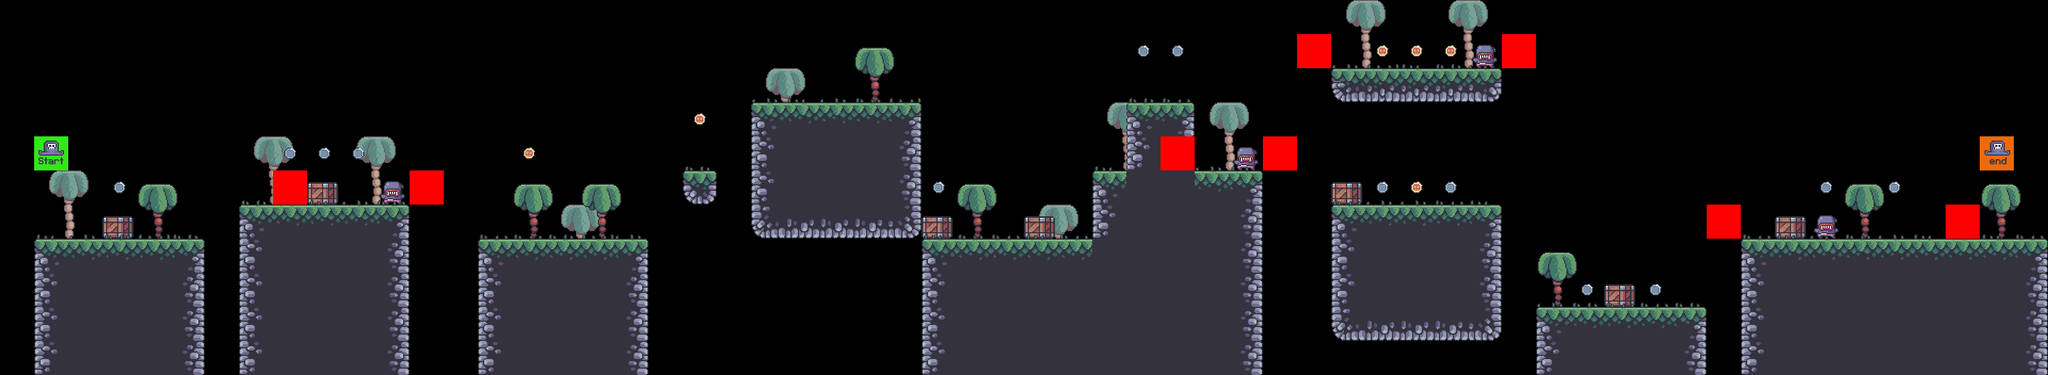

This game map was drawn from its Tiled (.tmx) file and the tilesets committed beside it. A one-line description and the trimmed map source follow:
An orthogonal 60x11 tile map with 64x64 px tiles, 9 tile layers (bg_palms, terrain, crates, grass, ...), 7 tilesets.

<map version="1.10" tiledversion="1.10.0" orientation="orthogonal" renderorder="right-down" width="60" height="11" tilewidth="64" tileheight="64" infinite="0" nextlayerid="10" nextobjectid="1">
 <tileset firstgid="1" source="../tilesets/terrain_tiles.tsx" />
 <tileset firstgid="17" source="../tilesets/coin_tiles.tsx" />
 <tileset firstgid="19" source="../tilesets/grass.tsx" />
 <tileset firstgid="24" source="../tilesets/palms.tsx" />
 <tileset firstgid="27" source="../tilesets/crates.tsx" />
 <tileset firstgid="28" source="../tilesets/setup_tiles.tsx" />
 <tileset firstgid="30" source="../tilesets/enemies_tiles.tsx" />
 <layer id="5" name="bg_palms" width="60" height="11">
  <data>[660 cells, 10 non-empty, 1 distinct tile ids]</data>
 </layer>
 <layer id="1" name="terrain" width="60" height="11">
  <data>[660 cells, 211 non-empty, 13 distinct tile ids]</data>
 </layer>
 <layer id="6" name="crates" width="60" height="11">
  <data>[660 cells, 7 non-empty, 1 distinct tile ids]</data>
 </layer>
 <layer id="3" name="grass" width="60" height="11">
  <data>[660 cells, 55 non-empty, 5 distinct tile ids]</data>
 </layer>
 <layer id="9" name="constraints" width="60" height="11">
  <data>[660 cells, 8 non-empty, 1 distinct tile ids]</data>
 </layer>
 <layer id="4" name="fg_palms" width="60" height="11">
  <data>[660 cells, 8 non-empty, 1 distinct tile ids]</data>
 </layer>
 <layer id="2" name="coins" width="60" height="11">
  <data>[660 cells, 19 non-empty, 2 distinct tile ids]</data>
 </layer>
 <layer id="8" name="enemies" width="60" height="11">
  <data>[660 cells, 4 non-empty, 1 distinct tile ids]</data>
 </layer>
 <layer id="7" name="player" width="60" height="11">
  <data>[660 cells, 2 non-empty, 2 distinct tile ids]</data>
 </layer>
</map>
